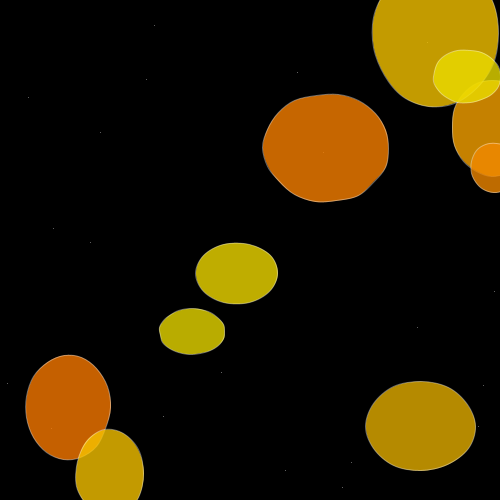
Frame 1 (no input)
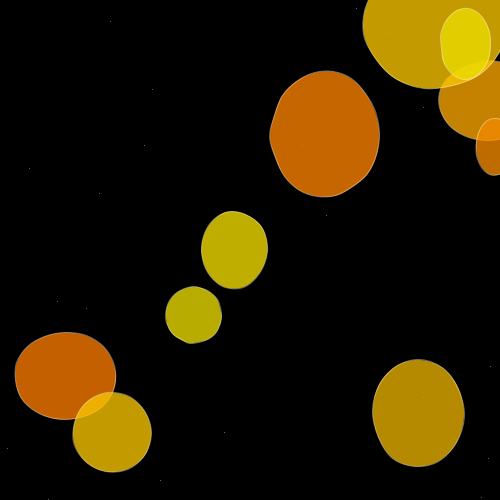
Frame 60 (the mouse pressed at the canvas centre just before this capture)
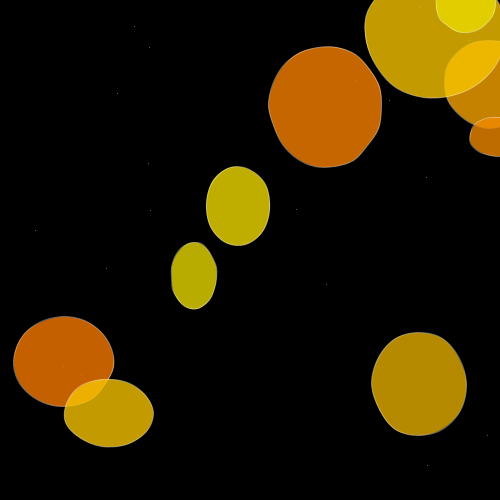
Frame 120 (the mouse held since frame 60 and released just before this capture)

The Processing sketch that drew these frames (run headless with seeded random() and noise(); from frame 60 on, the mouse is pressed at the canvas centre):

// Processing sketch: processing_4696
// ── processing_4696.pde

blob[] blobs; poussiere[] poussieres;

void setup(){
 size(500,500);
 smooth();
 stroke(255,100);
 //strokeWeight(1);
 noFill();
 blobs=new blob[10];
 for(int a=0;a<10;a++){
 blobs[a]=new blob(random(-10,510),random(-10,600)); 
 }
 poussieres = new poussiere[20];
 for(int a=0;a<20;a++){
   poussieres[a]=new poussiere();
 }
}

void draw(){
  background(0);
  for(int a=0;a<poussieres.length;a++){
  stroke(random(160,180),200);
    poussieres[a].dessine();
  } 
  stroke(255,100);
  for(int a=0;a<blobs.length;a++){
    blobs[a].dessine();
  } 
}

class variateur{
  float mini, vitesse, angle, val, diff;
  variateur(float mini1, float maxi1, float etapes, float depart){
    val=mini; angle=depart;mini=mini1;diff=maxi1-mini1;
    vitesse=360.0/etapes;
  }
  void avance(){
    angle+=vitesse;
    float rad = (cos(angle/(180.0/PI))+1)/2; 
    val= mini+rad*diff;  
  }
}

class blob{
  float x, y, vX, vY;float[] angles;variateur[] rayons;int n;color couleur;
  variateur respiration;
  blob(float ix, float ig){
    couleur=color(random(230,255),random(100,230),0,200);
    x=ix;y=ig;
    n= floor(random(8,20));
    float depart=random(90);
    angles=new float[n]; 
    rayons=new variateur[n];
    float dec = 360.0/n;
    float raydebase = random(20,100); 
    vY=-random(100-raydebase)*0.01;
    vX=random(-0.03,0.03);
     respiration=new variateur(-5.5,5.5,200,random(360));
   //  minray=raydebase*0.1; maxray=minray+raydebase*0.1;
    for(int a=0;a<n;a++){
      angles[a]= (a*dec)/(180.0/PI); 
      rayons[a]=new variateur(raydebase+random(raydebase/17),raydebase+ random(raydebase/30,raydebase/20),random(120,160),random(360));
    }
  }
  void dessine(){
  float fx=0, fy=0, fx2=0, fy2=0, fx3=0, fy3=0; 
  y+=respiration.val*0.05;
  y+=vY;boolean rien=true;
  respiration.avance();
  x+=random(-0.4,0.4)+vX;
  beginShape();
    fill(couleur);
    float plus=random(-0.01,0.01);
    for(int a=0;a<n;a++){ 
      angles[a]+=plus;
      rayons[a].avance(); 
      float rad=angles[a] ;
      float ix=cos(rad)*(rayons[a].val+respiration.val);
      float ig=sin(rad)*(rayons[a].val-respiration.val); 
      curveVertex(x+ix,y+ig); 
      if((y+ig)>0){rien=false;}
      if(a==0){
          fx = x+ix;
         fy = y+ig;
      }
      if(a==1){
          fx2 = x+ix;
         fy2 = y+ig;
      }
      if(a==2){
          fx3 = x+ix;
         fy3 = y+ig;
      }
    }
    curveVertex(fx,fy); 
    curveVertex(fx2,fy2); 
    curveVertex(fx3,fy3); 
    endShape(CLOSE); 
    if(rien==true){
      y=700 ;
      x=random(-20,520);
    }
  }
  
  
}

class poussiere{
  float x,y;
  poussiere(){
    y=random(500);
    init();
  }
  void init(){
    x=random(500);
  }
  void dessine(){
    y+=random(0.3,2);
    x+=random(-1,1);
    if(y>510){
      y=-10;
      init();
    }
    point(x,y);
  }
}
